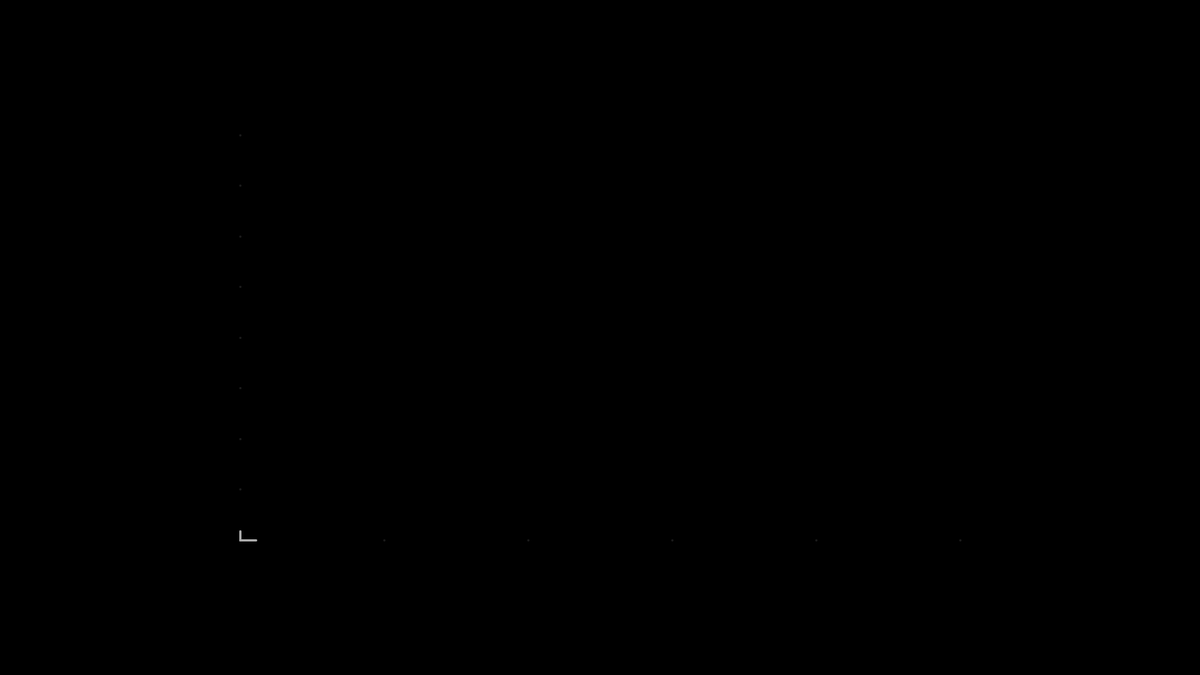
Frame 1 (no input)
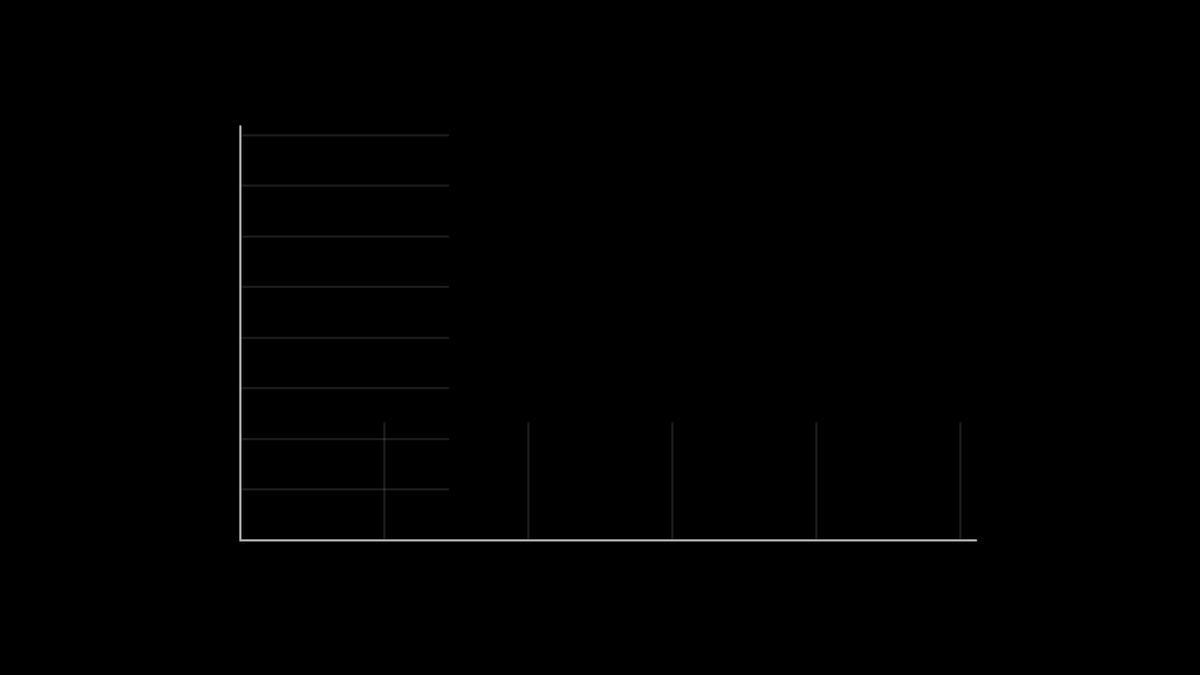
Frame 60 (the mouse pressed at the canvas centre just before this capture)
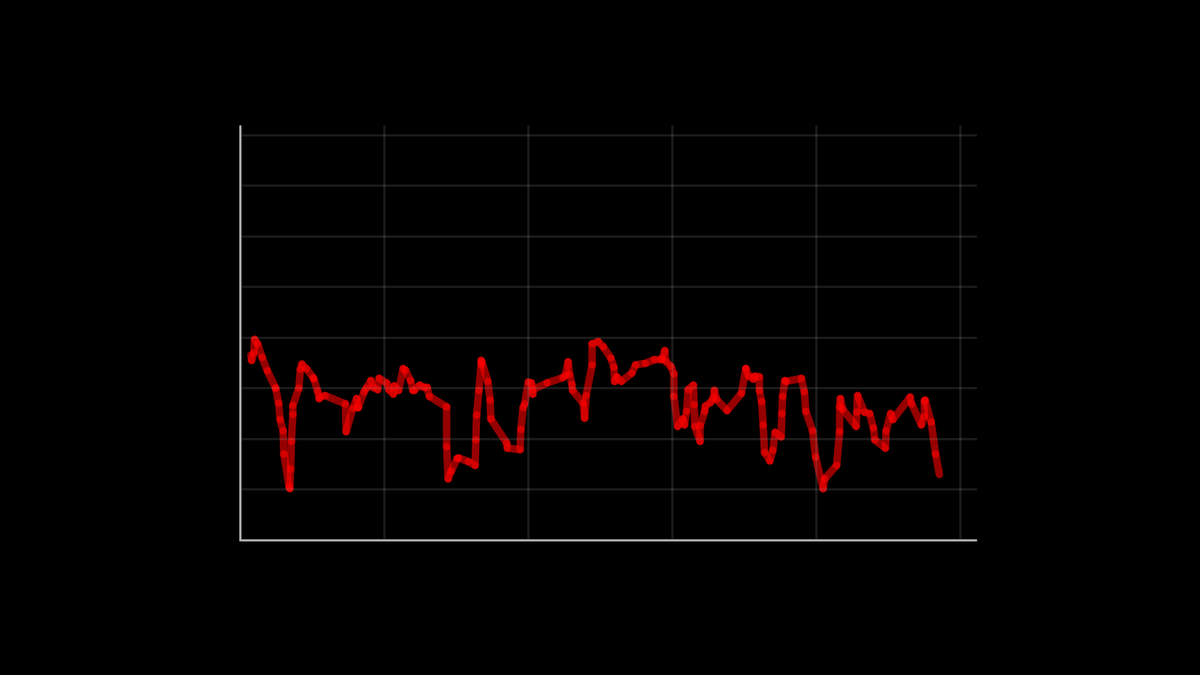
Frame 120 (the mouse held since frame 60 and released just before this capture)

The Processing sketch that drew these frames (run headless with seeded random() and noise(); from frame 60 on, the mouse is pressed at the canvas centre):

// Processing sketch: main
// ── main.pde
Divider d;
float xs, ys;
float t;
float noff;
Chart chart;
ArrayList<Datapoint> data;
int dpm;

void setup() {
  size(1600, 900);

  d = new Divider();
  t = 1.5;
  noff = -25;
  dpm = 180;

  chart = new Chart();
  data = new ArrayList<Datapoint>();

  for (int i = 0; i < dpm; i++) {
    data.add(new Datapoint());
  }

  for (int i = 0; i < data.size()-1; i++) {
    float p1 = data.get(i).period;
    float v1 = data.get(i).value;

    for (int j = i+1; j < data.size(); j++) {
      float p2 = data.get(j).period;
      float v2 = data.get(j).value;

      if (p2 < p1) {
        float tmp_p = p2;
        float tmp_v = v2;

        data.get(j).period = data.get(i).period;
        data.get(j).value  = data.get(i).value;

        data.get(i).period = tmp_p;

        p1 = data.get(i).period;
        v1 = data.get(i).value;
      }
    }
  }

  for (Datapoint dp : data) {
    dp.set_l();
  }

  xs = ( width*.80  - width*.20 )  / (30*t);
  ys = ( height*.80 - height*.20 ) / (30*t);

  //print(day()+"-"+month()+"-"+year(), hour()+":"+minute()+":"+second()+"."+millis());
}

void draw() {
  background(0);
  
  if (chart.done == true) {
    stroke(#FF0000, 150);
    fill(#FF0000, 150);
    strokeWeight(10);
    for (int i = 0; i < data.size()-1; i++) {
      line(data.get(i).period, data.get(i).l.y, data.get(i+1).period, data.get(i+1).l.y);
    }
    for (Datapoint dp : data) {
      dp.update();
    }
  }

  chart.update();
  chart.render();

  //filter(INVERT);
}

class Datapoint {
  PVector l;
  float value;
  float period;
  float dp_yoff;

  Datapoint() {
    this.period  = map(random(100), 0.0, 100.0, width*.20, width*.80);
    this.dp_yoff = 10;
  }

  void set_l() {
    this.l = new PVector(this.period, height*.80);
    //this.value  = sin(noff/5);
    //float period = (millis()%5==0) ? 5 : 10;
    //this.value  = map(sin(noff/period), -2.0, 2.0, height*.20, height*.60);
    //this.value  = map(sin(noff) + cos(sqrt(3)*noff), -2.0, 2.0, height*.20, height*.60);
    this.value  = map(noise(noff) * 100, 0.0, 100.0, height*.20, height*.80);
    println(this.value);
    this.dp_yoff = (height*.80 - this.value)/(30*t);
    noff+=0.15;
  }

  void update() {
    if (this.l.y > this.value) {
      this.l.y-=this.dp_yoff;
    }
  }

  void render() {
    ellipse(this.l.x, this.l.y, 5, 5);
  }
}

class Chart {
  XAxis x;
  YAxis y;
  Grid g;
  boolean done;

  Chart() {
    this.x = new XAxis();
    this.y = new YAxis();
    this.g = new Grid();
    this.done = false;
  }

  void update() {
    if (this.done == true) return;

    if (this.x.done == false || this.y.done == false) {
      this.x.update();
      this.y.update();
    } else {  
      this.g.update();
    }

    this.done = (this.x.done && this.y.done && this.g.done) ? true : false;
  }

  void render() {
    stroke(#AAAAAA);
    strokeWeight(3);
    this.x.render();
    this.y.render();

    stroke(#AAAAAA, 40);
    strokeWeight(3);
    this.g.render();
  }
}


class Grid {

  ArrayList<XAxis> xs;
  ArrayList<YAxis> ys;
  boolean done;

  Grid() {
    this.xs = new ArrayList<XAxis>();
    this.ys = new ArrayList<YAxis>();
    this.done = false;

    float yoff = (height*.80 - height*.20)/8;
    for (float y = height*.20; y <= height*.80; y+=yoff) {
      this.xs.add(new XAxis(new PVector(width*.20, y)));
    }

    float xoff = (width*.80 - width*.20)/5;
    for (float x = width*.20; x <= width*.80; x+=xoff) {
      this.ys.add(new YAxis(new PVector(x, height*.80)));
    }
  }

  void update() {
    if (this.done == true) return;

    boolean x_check_done = true;

    for (XAxis xa : this.xs) {
      xa.update();
      x_check_done = (x_check_done && xa.done) ? true : false;
    }

    boolean y_check_done = true;

    for (YAxis ya : this.ys) {
      ya.update();
      y_check_done = (y_check_done && ya.done) ? true : false;
    }

    this.done = (x_check_done && y_check_done) ? true : false;
  }

  void render() {
    for (XAxis xa : this.xs) {
      xa.render();
    }

    for (YAxis ya : this.ys) {
      ya.render();
    }
  }
}

class XAxis {
  PVector p1, p2;
  boolean done;

  XAxis(PVector p) {
    this.p1 = p.copy();
    this.p2 = p.copy();
    this.done = false;
  }

  XAxis() {
    this.p1 = new PVector(width*.20, height*.80);
    this.p2 = new PVector(width*.20, height*.80);
  }

  void update() {
    if (this.done == true) return;
    if (this.p2.x <= width*.80) {
      this.p2.x+=xs;
    } else {
      this.done = true;
    }
  }

  void render() {
    line(this.p1.x, this.p1.y, this.p2.x, this.p2.y);
  }
}

class YAxis {
  PVector p1, p2;
  boolean done;

  YAxis(PVector p) {
    this.p1 = p.copy();
    this.p2 = p.copy();
    this.done = false;
  }

  YAxis() {
    this.p1 = new PVector(width*.20, height*.80);
    this.p2 = new PVector(width*.20, height*.80);
  }

  void update() {
    if (this.done == true) return;
    if (this.p2.y >= height*.20) {
      this.p2.y-=ys;
    } else {
      this.done = true;
    }
  }

  void render() {
    line(this.p1.x, this.p1.y, this.p2.x, this.p2.y);
  }
}

class Divider {
  PVector p1, p2;

  Divider() {
    this.p1 = new PVector(width/2+10, 0);
    this.p2 = new PVector(width/2-10, 0);
  }

  void update() {
    if (this.p1.x >= 0) {
      this.p1.x-=10;
    }

    if (this.p2.x <= width) {
      this.p2.x+=10;
    }
  }

  void render() {
    rect(this.p1.x, this.p1.y, 10, height);
    rect(this.p2.x, this.p2.y, 10, height);
  }
}
